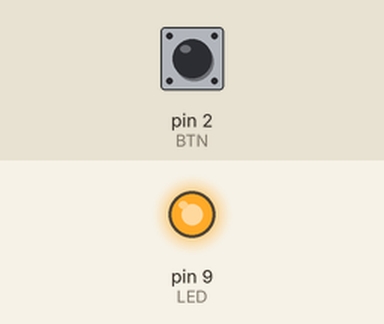
Bench run of a sketch on a simulated Arduino Uno, built with avr-gcc and run on an emulated ATmega328P. On the bench: output pins drawn as LEDs (lit = HIGH). The inputs (shaded band) are chosen by the test bench; at power-on: pin 2 (BTN) HIGH.

Above: at 1.2 s.
1.3 s: pin 2 (BTN) pulled LOW for 0.15 s
At 1.37 s:
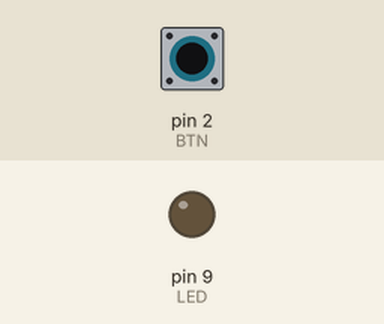
2.9 s: pin 2 (BTN) pulled LOW for 3.2 s
At 6.6 s:
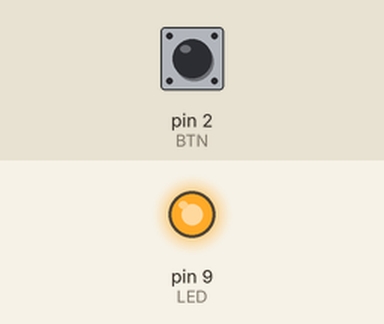
Timing chart, 0 to 8.1 s (numbered marks = the images above; inputs shaded):
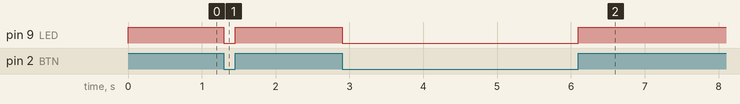

Measured:
- after the input at 1.3 s, pin 9 (LED): HIGH → LOW at once, → HIGH 0.15 s later
- after the input at 2.9 s, pin 9 (LED): HIGH → LOW at once, → HIGH 3.2 s later

The sketch:

sketch_btn_led.ino
```cpp
const int LED=9;
const int BTN=2;

void setup() {
  pinMode (LED, OUTPUT);
  pinMode (BTN, INPUT);
}

void loop() {
  if (digitalRead(BTN)==LOW){
    digitalWrite(LED, LOW);
  }

  else{
    digitalWrite(LED, HIGH);
  }
}
```
